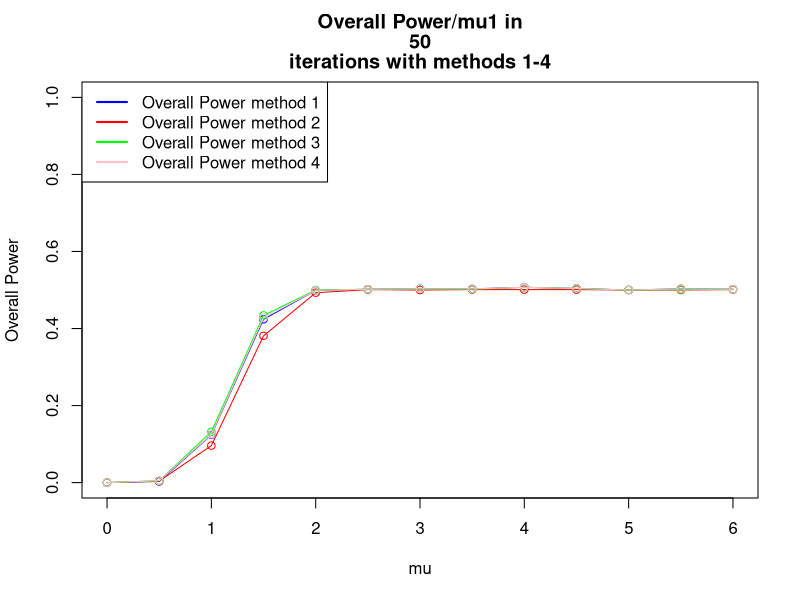
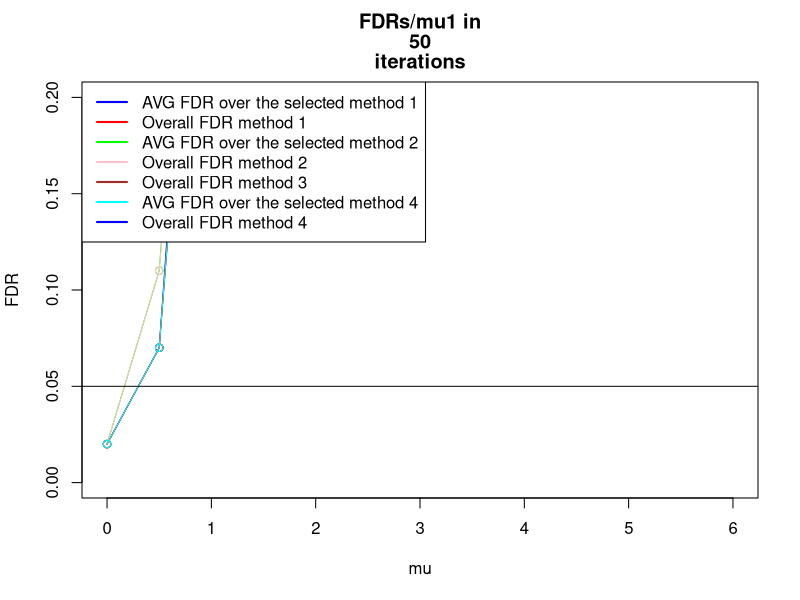
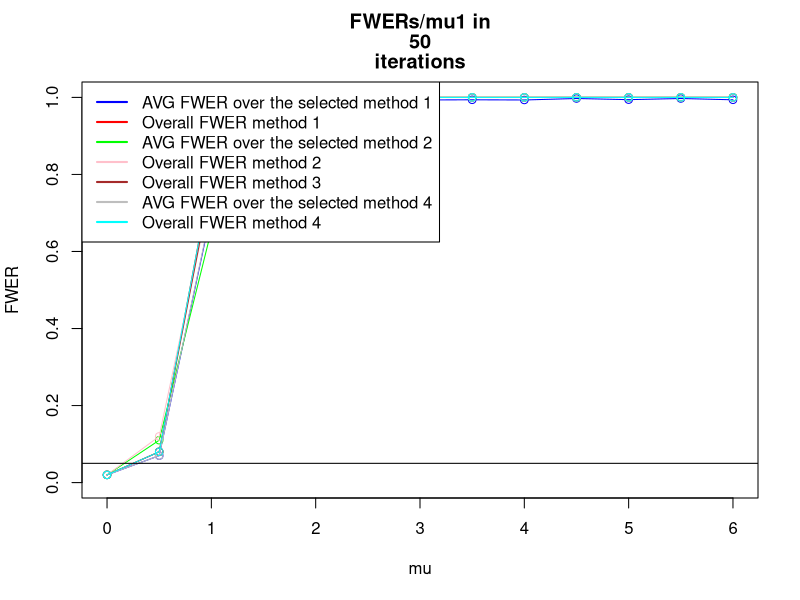
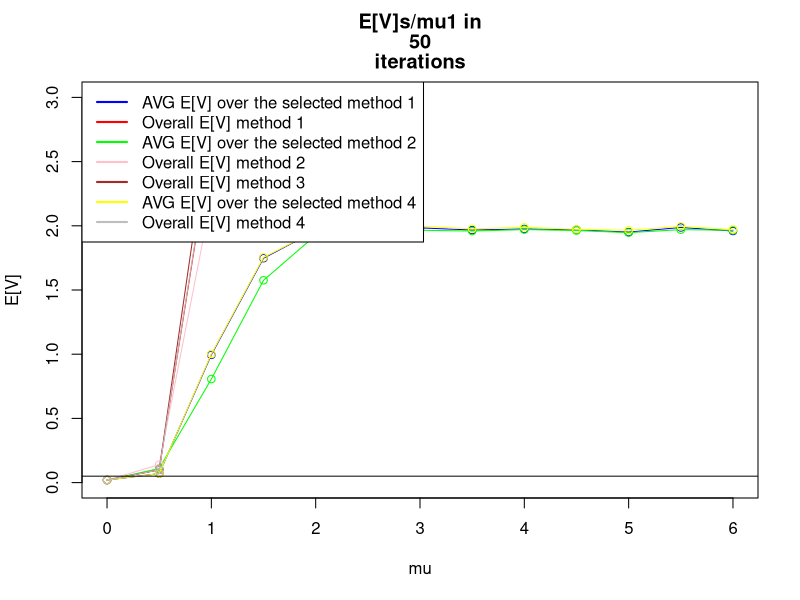
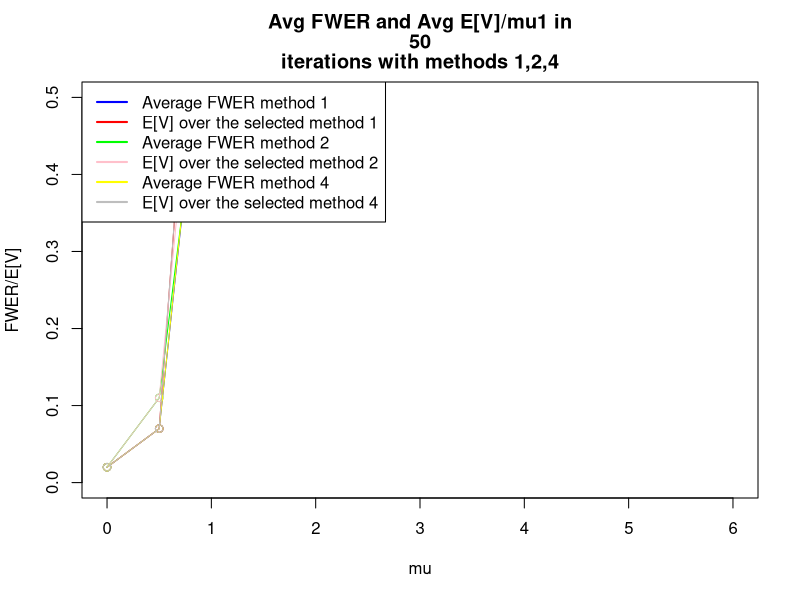

These charts were generated, in order, by the following R code: (Note: this script raises an error after producing the figures.)
iteration <- setClass ("iteration",
                       #Data structure that holds data regarding a certain iteration (=manipulation of random numbers)        
                       slots=c(xbars="numeric",
                               pvals="numeric",
                               refVec="logical",
                               numOfTrues="numeric",
                               truesMu1="numeric",
                               falsesMu1="numeric",
                               size="numeric",
                               proceduresApplied= "list"
                               
                       )
)
procedure <- setClass ("procedure",
                       #a data structure holding the results of certain procedure applied to an iteration
                       
                       slots=c(procedureName="function",
                               rejects="list",
                               fr="numeric",
                               power="numeric",
                               fdr="numeric",
                               fwer="numeric"
                       )
)

calcSimesPVals<- function (PVals){
  min(p.adjust(PVals, method="BH"))
}

calcPower<-function (rejectsLength, falseRejections, size,numOfFalseH0sInRef,details=FALSE){
  #returns num of  true rejections divided by the number of planned rejections
  if (details==TRUE){
    print ("POWER CALC:")
    print (c("rejects:", rejectsLength))
    print (c("fr:", falseRejections))
    print (c("size:", size))
    print (c("numOfFalseH0sInRef:", numOfFalseH0sInRef))
    print (c("Power",(rejectsLength-falseRejections)/(size-numOfFalseH0sInRef)))
  }
  return ((rejectsLength-falseRejections)/(size-numOfFalseH0sInRef))
}

calcFDR<- function (rejects,falseRejections){
  if (rejects$length==0) return (0)
  else 
    return (falseRejections/rejects$length)
}

calcFWER<- function (rejects, falseRejections){
  if (rejects$length==0)
    return (0)
  if (falseRejections>0) 
    return (1)
  if (falseRejections==0) 
    return (0)
}

countFalseFamilyRejections <- function (rejects, numOfSignalFamilies){
  if (rejects$length==0){ #if there were no rejects at all
    return (0)
  }
  return (length(which(rejects$ix>numOfSignalFamilies)))
}

countFalseRejections<-function (rejects , refVec){
  if (rejects$length==0){ #if there were no rejects at all
    return (0)
  }
  
  fr<-0 #false rejections counter
  for (i in 1:rejects$length){ # count num of false rejects
    #     print (refVec)
    if (refVec[rejects$ix[i]]==FALSE) { #if the rejection was false
      fr<-fr+1
    }
  }
  return (fr) 
}

SelectFamiliesBH<-function (familiesSimesPVals){
  #b<-p.adjust(familiesSimesPVals,method="BH")
  #return (which(b<0.05))
  #print ("SELECT: ")
  #print (Preject(familiesSimesPVals))
  #print ("BH SELECT")
  return (Preject(method="BH", pvals=familiesSimesPVals))
  
}  
#return Array of Selected Families and old ixs


OverallBHSelectedFamilies<-function (jointRejects){
  newIXs<-unique(as.integer((jointRejects$ix-1)/10))+1
  return (list ("length"=length(newIXs), "ix"=newIXs))
  
}


rejectTukey <- function (xbars,S,groupSize,qStar){
  statistics=as.numeric(dist(xbars)/sqrt(S/groupSize))
  b<-which(statistics>=qStar)
  
  #   print (statistics)
  #   print ("Q*")
  #   print (qStar)
  #   print (list("length"=length(b), "ix"=b))
  return (list("length"=length(b), "ix"=b))
}

Preject <- function (method="BH", pvals=c(0), details=FALSE, alpha =0.05){
  a<-p.adjust(p=pvals,method=method)
  #   print (a)
  b<- which(a<alpha)
  return (list ("length"=length(b), "ix"=b))
}

calcTukeyPVal <-function(xbars,S,groupSize, numOfGroups){
  pval<- 1-ptukey(q=max(dist(xbars))/sqrt(S/groupSize), 
                  nmeans=numOfGroups ,df=numOfGroups * (groupSize-1))
  return (pval)
}

calcPairwisePVals <-function (xbars,S,groupSize, numOfGroups,i=1,details=FALSE){
  ##useful for method C phase 2
  pvals=2*(1-pt(q=dist(xbars)/sqrt(2*S[i]/groupSize),
                df= numOfGroups*(groupSize-1)))
  if (details==TRUE){
    print (c("PAIRWISE", pvals))
    print (as.numeric(pvals))
  }
  #   readline()
  return (as.numeric(pvals))
}

getRandomXBars <-function (size, numOfTrues, truesMu1=0, falsesMu1, sd=1){
  xbar<- rep(NA,size) #init xbar
  xbar[1:numOfTrues]<- (rnorm(n=numOfTrues,mean=truesMu1,sd=sd)) 
  #define the null first families
  xbar[(numOfTrues+1):size]<- (rnorm(n=size-numOfTrues,mean=falsesMu1,sd=sd)) 
  #define the non-null last families   
  #   print (xbar)
  #   readline()
  return (xbar)
}
setDesVector <-function (size, numOfZeros,mu=4){
  a<-rep(0,numOfZeros)
  b<-rep(mu,size-numOfZeros)
  return (c(a,b))
}

setRefVectorBig <-function(size, numOfZeros,mu, details=FALSE){
  DesVector<-setDesVector(size,numOfZeros,mu)
  if (details==TRUE){
     print ("DesVector:")
     print (DesVector)
     print ("RefVector:")
     print (as.logical(dist(DesVector)))
  }
  return (as.logical(dist(DesVector)))
}

# this method works only for numOfGroups=3, setRefVectorBig does this right for larger sizes
# setRefVector <- function (size, numOfTrues){
#   #initialize reference vector
#   refvec<-rep (NA,size)
#   refvec[1:numOfTrues]<- TRUE # these will be true discoveries
#   refvec[(numOfTrues+1):size]<- FALSE # these will be False Discoveries
#   return (refvec)
# }


#method A(3): Overall BH (one level)
#method B(2): QTukey Statistics (2 levels) 1: TukeyPval , 2: QTukey Stat
#method C(1): BH with pairwise Pval (2 levels) 1: TukeyPVal, 2:Pairwise PVal
#method 4: To be added later - currently empty

#this algorithm builds "numOfFamilies" families, each family of size "numOfGroups",
#with "numOfTrues" trues and the rest of the families are false, with "numOfSignalFamilies"
#families in which there 
#is signal (=numOfTrues is used), and the rest of the families are with no signal (all mus are 0)
#then uses 3 different methods to reject.
tukeyTest2 <-function(n=10000, numOfFamilies=40, numOfGroups=3, numOfTrues=1, numOfSignalFamilies=5,
                      minMu1=0, maxMu1=4, interval=0.5, alpha=0.05, groupSize=16,details=FALSE){
  
  #definition of constant df
  df=numOfGroups*(groupSize-1) #calculate degs of freedom
  
  #define constant methodnames
  METHOD_NAMES=rbind("QTukey Stat", "Pairwise", "Overall BH", "BH BH(Simes)")
  
  #decleration of matrices to keep means, size is # of methods * the number of mu values 
  OvrPowerMeans<-matrix(0,4,(maxMu1-minMu1)/interval+1)
  AVGPowerMeans<-matrix(0,4,(maxMu1-minMu1)/interval+1)
  AVGFDRMeans<-matrix(0,4,(maxMu1-minMu1)/interval+1)
  OvrFDRMeans<-matrix(0,4,(maxMu1-minMu1)/interval+1)
  AVGFWERMeans<-matrix(0,4,(maxMu1-minMu1)/interval+1)
  OvrFWERMeans<-matrix(0,4,(maxMu1-minMu1)/interval+1)
  OvrFRMeans<-matrix(0,4,(maxMu1-minMu1)/interval+1)
  AVGFRMeans<-matrix(0,4,(maxMu1-minMu1)/interval+1)
  
  FAMILYpowerMeans<-matrix(0,4,(maxMu1-minMu1)/interval+1)
  FAMILYFDRMeans<-matrix(0,4,(maxMu1-minMu1)/interval+1)
  FAMILYFWERMeans<-matrix(0,4,(maxMu1-minMu1)/interval+1)
  
  #declration of matrices to keep s.deviation, size is # of methods * the number of mu values 
  OvrPowerSD<-matrix(0,4,(maxMu1-minMu1)/interval+1)
  AVGPowerSD<-matrix(0,4,(maxMu1-minMu1)/interval+1)
  AVGFDRSD<-matrix(0,4,(maxMu1-minMu1)/interval+1)
  OvrFDRSD<-matrix(0,4,(maxMu1-minMu1)/interval+1)
  AVGFWERSD<-matrix(0,4,(maxMu1-minMu1)/interval+1)
  OvrFWERSD<-matrix(0,4,(maxMu1-minMu1)/interval+1)
  OvrFRSD<-matrix(0,4,(maxMu1-minMu1)/interval+1)
  AVGFRSD<-matrix(0,4,(maxMu1-minMu1)/interval+1)
  
  FAMILYpowerSD<-matrix(0,4,(maxMu1-minMu1)/interval+1)
  FAMILYFDRSD<-matrix(0,4,(maxMu1-minMu1)/interval+1)
  FAMILYFWERSD<-matrix(0,4,(maxMu1-minMu1)/interval+1)
  #   PowerOutput<-list()
  
  for (mu in seq(minMu1,maxMu1,interval)){
    
    #matrices for each mu1
    TotalAVGFDR<-matrix(0,4,n)
    TotalAVGFWER<-matrix(0,4,n)
    TotalAVGPower<-matrix(0,4,n)
    TotalOvrFWER<-matrix(0,4,n)
    TotalOvrPower<-matrix(0,4,n)
    TotalAVGFR<-matrix(0,4,n)
    TotalOvrFR<-matrix(0,4,n)
    TotalOvrFDR<-matrix(0,4,n)
    FAMILYpower<-matrix(0,4,n)
    FAMILYFDR<-matrix(0,4,n)
    FAMILYFWER<-matrix(0,4,n)
    FAMILYFR<-matrix(0,4,n)
    
    print (mu)
    #     readline()
    
    #each iteration
    for (iters in 1:n){
      #       print (c("iter:" ,iters))
      
      #setup  of variables
      familyArray= list(numOfFamilies);
      familiesTukeyPVals = numeric(numOfFamilies);
      familiesSimesPVals = numeric(numOfFamilies);
      
      SelectedFamilies<-list(0);
      OverallRejectsLength<-numeric(4) # 4 slots for each method B/C/*/4
      OverallFR <- numeric(4)
      FDRSum <-numeric(4)
      FWERSum <- numeric(4)
      POWERSum <- numeric(4)
      
      jointFamily <- new ("iteration",
                          size=choose(numOfGroups,2)*numOfFamilies,
                          numOfTrues=0+
                            #num of true hypotheses in the no signal zone
                            numOfSignalFamilies*(numOfGroups-1),
                          #num of true hypotheses in the signal zone
                          falsesMu1=mu
      )
      #       print (jointFamily)
      #       readline()
      ##init variance vector
      S=rchisq(n=numOfFamilies,df=df)/df
      
      for (i in 1:numOfFamilies){
        
        familyArray[[i]]= new ("iteration",
                               size=choose (numOfGroups,2),
                               numOfTrues=numOfTrues, #=1
                               falsesMu1=mu
        ) #init family
        
        
        if (i<=numOfSignalFamilies){ #first 5 families with signal
          familyArray[[i]]@refVec=setRefVectorBig(
            size=numOfGroups,
            numOfZeros=numOfGroups-numOfTrues,
            mu=mu,
            details=FALSE)
          #           print ("Reference vector:")
          #           print (familyArray[[i]]@refVec)
          #build reference Vector
          familyArray[[i]]@xbars=getRandomXBars(size=numOfGroups,
                                                numOfTrues=numOfGroups-1,
                                                falsesMu1=mu,
                                                sd=sqrt(1/groupSize))
        }
        else { #35 families no signal
          familyArray[[i]]@refVec=setRefVectorBig(
            size=numOfGroups,
            numOfZeros=numOfGroups,
            mu=mu)
          
          #build reference Vector (we set numOfTrues as 1 and falsesMu1 as 0 so that all xbars are
          #generated around 0, the value of numOfTrues doesnt matter here)
          familyArray[[i]]@xbars=getRandomXBars(size=numOfGroups,
                                                numOfTrues=1,
                                                falsesMu1=0,
                                                sd=sqrt(1/groupSize))
        }
        #                             print ("Reference vector:")
        #                             print (familyArray[[i]]@refVec)
        if (details==TRUE){
          #                    print (i)
          #                    print (familyArray[[i]]@xbars)         
        } #end details print
        
        familyArray[[i]]@pvals=calcPairwisePVals(familyArray[[i]]@xbars,
                                                 S,
                                                 groupSize,
                                                 numOfGroups,
                                                 i=i,
                                                 details=FALSE)
        #        readline()
        #calc Pairwise PVals for Method C(1)
        
        familyArray[[i]]@proceduresApplied=append(familyArray[[i]]@proceduresApplied,
                                                  new ("procedure"))
        familyArray[[i]]@proceduresApplied=append(familyArray[[i]]@proceduresApplied,
                                                  new ("procedure"))
        familyArray[[i]]@proceduresApplied=append(familyArray[[i]]@proceduresApplied,
                                                  new ("procedure"))
        familyArray[[i]]@proceduresApplied=append(familyArray[[i]]@proceduresApplied,
                                                  new ("procedure"))
        familiesTukeyPVals[i]=calcTukeyPVal(familyArray[[i]]@xbars
                                            ,S[i],groupSize, numOfGroups)
        familiesSimesPVals[i]=calcSimesPVals(familyArray[[i]]@pvals)
        
        #calc Tukey PVals for method B(2)
        
        #         print (c("family tukey pval", i, familiesTukeyPVals[i]))
        
        #add to jointFamily for methods 3-4
        jointFamily@refVec=append(jointFamily@refVec,familyArray[[i]]@refVec)
        jointFamily@xbars=append(jointFamily@xbars,familyArray[[i]]@xbars)
        jointFamily@pvals=append(jointFamily@pvals,familyArray[[i]]@pvals)
        jointFamily@proceduresApplied=append(familyArray[[i]]@proceduresApplied,
                                             new ("procedure"))
        jointFamily@proceduresApplied=append(familyArray[[i]]@proceduresApplied,
                                             new ("procedure"))
      } #end for i
      
      if (details==TRUE){
        #         print (jointFamily)
        #         print (familiesSimesPVals)
        #         readline()
      }
      
      #method B,C step 1: select interesting families using BH
      SelectedFamilies[[1]]<-SelectFamiliesBH(familiesTukeyPVals)
      SelectedFamilies[[2]]<-SelectedFamilies[[1]] #for this stage selection for both methods is the same
      qStar=qtukey(p=1-alpha*SelectedFamilies[[1]]$length/numOfFamilies,
                   nmeans=numOfGroups,df=df)
      SelectedFamilies[[4]]<-SelectFamiliesBH(familiesSimesPVals)
      #method 3 - overall BH - take joint family and reject in it using BH
      jointFamily@proceduresApplied[[1]]@rejects=Preject(method="BH", pvals=jointFamily@pvals, alpha=0.05)
      
      SelectedFamilies[[3]]<-OverallBHSelectedFamilies(jointFamily@proceduresApplied[[1]]@rejects)
      #       print (familyArray[[i]]@pvals, qStar)
      #       print ("SELECTS FROM METHOD 4")
      #       print (SelectedFamilies[[4]])
      #             readline()
      
      #calc Family Stats:
      for (methodix in 1:4){
        FAMILYFR[methodix,iters]<-countFalseFamilyRejections(SelectedFamilies[[methodix]],numOfSignalFamilies)
        
        FAMILYpower[methodix,iters]<-calcPower(rejects=SelectedFamilies[[methodix]]$length,
                                               falseRejections=FAMILYFR[methodix,iters],
                                               size=numOfFamilies,
                                               numOfFalseH0sInRef=numOfFamilies-numOfSignalFamilies,
                                               details=FALSE
        ) 
        FAMILYFDR[methodix,iters]<-calcFDR(rejects=SelectedFamilies[[methodix]],falseRejections=FAMILYFR[methodix,iters])
        FAMILYFWER[methodix,iters]<-calcFWER(rejects=SelectedFamilies[[methodix]],falseRejections=FAMILYFR[methodix,iters])
        
        if (details==TRUE){
          print (c("FAMILY POWER",methodix, FAMILYpower[methodix,iters]))
          print (c("FAMILY FR",methodix, FAMILYFR[methodix,iters]))
          print (c("FAMILY FDR",methodix, FAMILYFDR[methodix,iters]))
          print (c("FAMILY FWER",methodix, FAMILYFWER[methodix,iters]))
        }
      }
      
      
      ##method 1/2/4 step 2: #process BH/QTukey on selected families
      for (methodix in 1:4){ #run through methods
        
        #         print (c("METHOD:", methodix))
        if (SelectedFamilies[[methodix]]$length>0){   #if there are any selected families
          for (i in 1:SelectedFamilies[[methodix]]$length){ #run thru selected families
            
            if (methodix==1 || methodix==4){
              #method 1=method C
              #method 4= BH BH (simes)
              #print ("1")
              # reject inside the selected families with BH alpha=0.05*r/m
              familyArray[[SelectedFamilies[[methodix]]$ix[i]]]@proceduresApplied[[methodix]]@rejects<-
                Preject(method="BH", pvals=familyArray[[SelectedFamilies[[methodix]]$ix[i]]]@pvals, 
                        alpha=alpha*SelectedFamilies[[methodix]]$length/numOfFamilies)
            }
            if (methodix==2){
              #methodB
              #print ("2")
              # reject inside the selected families with QTUKEY threshold
              familyArray[[SelectedFamilies[[methodix]]$ix[i]]]@proceduresApplied[[2]]@rejects<-
                rejectTukey( familyArray[[SelectedFamilies[[methodix]]$ix[i]]]@xbars,
                             S[SelectedFamilies[[methodix]]$ix[i]],
                             groupSize,
                             qStar)
              #               print (dist(familyArray[[SelectedFamilies[[methodix]]$ix[i]]]@xbars))
              #               print (familyArray[[SelectedFamilies[[methodix]]$ix[i]]]@refVec)
              #               readline()
            }
            
            if (methodix==3){
              #               for (reject in 1:jointFamily@proceduresApplied[[methodix-2]]@rejects$length){
              #                  rejFamily<-jointFamily@proceduresApplied[[methodix-2]]@rejects$ix[reject]/10
              #                  SelectedFamilies[[3]]<-append(SelectedFamilies[[3]])
              #                  
              #               }
              familyNum<-SelectedFamilies[[methodix]]$ix[i]
              #               print (SelectedFamilies[[methodix]]$ix)
              #               print (c("familynum", familyNum))
              m3rejects<-jointFamily@proceduresApplied[[1]]@rejects$ix
              #               print (m3rejects)
              #             
              m3rejects<-m3rejects[m3rejects> (familyNum-1)*10 &
                                     m3rejects<= (familyNum)*10] -(familyNum-1)*10
              #               print ("after modulus")
              #               print (m3rejects)
              # #               m3rejects<-m3rejects-(familyNum-1)*10
              #               print ("Method 3 rejects")
              #               print(m3rejects)
              #                                
              familyArray[[SelectedFamilies[[methodix]]$ix[i]]]@proceduresApplied[[methodix]]@rejects<-
                list("length"=length(m3rejects), "ix"=m3rejects)
              
              
              #calc stats for joint family
              jointFamily@proceduresApplied[[methodix-2]]@fr=countFalseRejections(jointFamily@proceduresApplied[[methodix-2]]@rejects,jointFamily@refVec)
              jointFamily@proceduresApplied[[methodix-2]]@power=calcPower(jointFamily@proceduresApplied[[methodix-2]]@rejects$length,
                                                                          jointFamily@proceduresApplied[[methodix-2]]@fr, jointFamily@size, jointFamily@size-jointFamily@numOfTrues)
              jointFamily@proceduresApplied[[methodix-2]]@fdr=calcFDR(jointFamily@proceduresApplied[[methodix-2]]@rejects,
                                                                      jointFamily@proceduresApplied[[methodix-2]]@fr)
              jointFamily@proceduresApplied[[methodix-2]]@fwer=calcFWER(jointFamily@proceduresApplied[[methodix-2]]@rejects, 
                                                                        jointFamily@proceduresApplied[[methodix-2]]@fr)
              
              TotalOvrFDR[methodix,iters]=jointFamily@proceduresApplied[[methodix-2]]@fdr
              TotalOvrFWER[methodix,iters]=jointFamily@proceduresApplied[[methodix-2]]@fwer        	
              TotalOvrFR[methodix,iters]=jointFamily@proceduresApplied[[methodix-2]]@fr
              TotalOvrPower[methodix,iters]=jointFamily@proceduresApplied[[methodix-2]]@power						
            }
            
            #calc frs,power,fdr,fwer for the ith selectedfamily
            familyArray[[SelectedFamilies[[methodix]]$ix[i]]]@proceduresApplied[[methodix]]@fr=
              countFalseRejections(
                familyArray[[SelectedFamilies[[methodix]]$ix[i]]]@proceduresApplied[[methodix]]@rejects,
                familyArray[[SelectedFamilies[[methodix]]$ix[i]]]@refVec)
            
            familyArray[[SelectedFamilies[[methodix]]$ix[i]]]@proceduresApplied[[methodix]]@power=
              calcPower(familyArray[[SelectedFamilies[[methodix]]$ix[i]]]@proceduresApplied[[methodix]]@rejects$length,
                        familyArray[[SelectedFamilies[[methodix]]$ix[i]]]@proceduresApplied[[methodix]]@fr, 
                        familyArray[[SelectedFamilies[[methodix]]$ix[i]]]@size, 
                        length(which(familyArray[[SelectedFamilies[[methodix]]$ix[i]]]@refVec==FALSE)))
            
            familyArray[[SelectedFamilies[[methodix]]$ix[i]]]@proceduresApplied[[methodix]]@fdr=
              calcFDR(familyArray[[SelectedFamilies[[methodix]]$ix[i]]]@proceduresApplied[[methodix]]@rejects,
                      familyArray[[SelectedFamilies[[methodix]]$ix[i]]]@proceduresApplied[[methodix]]@fr)
            
            familyArray[[SelectedFamilies[[methodix]]$ix[i]]]@proceduresApplied[[methodix]]@fwer=
              calcFWER(familyArray[[SelectedFamilies[[methodix]]$ix[i]]]@proceduresApplied[[methodix]]@rejects,
                       familyArray[[SelectedFamilies[[methodix]]$ix[i]]]@proceduresApplied[[methodix]]@fr)
            if (details==TRUE){ 
              print (c("Family number:", SelectedFamilies[[methodix]]$ix[i]))
              print (c("FRs:", familyArray[[SelectedFamilies[[methodix]]$ix[i]]]@proceduresApplied[[methodix]]@fr))
              print (c("FDR:", familyArray[[SelectedFamilies[[methodix]]$ix[i]]]@proceduresApplied[[methodix]]@fdr))
              print (c("FWER: ", familyArray[[SelectedFamilies[[methodix]]$ix[i]]]@proceduresApplied[[methodix]]@fwer))
              print (c("Power: ", familyArray[[SelectedFamilies[[methodix]]$ix[i]]]@proceduresApplied[[methodix]]@power))
              print (c("Rejects:", familyArray[[SelectedFamilies[[methodix]]$ix[i]]]@proceduresApplied[[methodix]]@rejects$length))
            } #end details print
            POWERSum[methodix]=POWERSum[methodix]+ familyArray[[SelectedFamilies[[methodix]]$ix[i]]]@proceduresApplied[[methodix]]@power
            FDRSum[methodix]=FDRSum[methodix]+familyArray[[SelectedFamilies[[methodix]]$ix[i]]]@proceduresApplied[[methodix]]@fdr
            FWERSum[methodix]=FWERSum[methodix]+familyArray[[SelectedFamilies[[methodix]]$ix[i]]]@proceduresApplied[[methodix]]@fwer      		
            OverallFR[methodix]=OverallFR[methodix]+familyArray[[SelectedFamilies[[methodix]]$ix[i]]]@proceduresApplied[[methodix]]@fr
            OverallRejectsLength[methodix]=OverallRejectsLength[methodix]+familyArray[[SelectedFamilies[[methodix]]$ix[i]]]@
              proceduresApplied[[methodix]]@rejects$length
            
            
          } #end for loop of i selected families     
          #           print (c("OVERALL REJECTS LENGTH method :", methodix ,OverallRejectsLength[methodix]))
          
          
          TotalAVGFDR[methodix, iters] <-FDRSum[methodix]/SelectedFamilies[[methodix]]$length
          if (is.nan(TotalAVGFDR[methodix, iters])) {
            TotalAVGFDR[methodix, iters]<-0
          }
          TotalAVGFWER[methodix, iters]<-FWERSum[methodix]/SelectedFamilies[[methodix]]$length
          if (is.nan(TotalAVGFDR[methodix, iters])) {
            TotalAVGFWER[methodix, iters]<-0
          }
          TotalAVGPower[methodix,iters]<-POWERSum[methodix]/SelectedFamilies[[methodix]]$length
          if (is.nan(TotalAVGPower[methodix, iters])) {
            TotalAVGPower[methodix, iters]<-0
          }
          #           print ("TOTAL OVR POWER CALC")
          #           print ("")
          TotalOvrPower[methodix, iters]<- calcPower(rejects=OverallRejectsLength[methodix],
                                                     falseRejections=OverallFR[methodix],
                                                     size=jointFamily@size,
                                                     numOfFalseH0sInRef=jointFamily@size-jointFamily@numOfTrues
          ) 
          
          TotalOvrFR[methodix, iters]<-OverallFR[methodix]
          TotalAVGFR[methodix, iters]<-OverallFR[methodix]/SelectedFamilies[[methodix]]$length
          
          TotalOvrFDR[methodix, iters]<- OverallFR[methodix]/OverallRejectsLength[methodix]
          if (is.nan(TotalOvrFDR[methodix, iters])) {
            TotalOvrFDR[methodix, iters]<-0
          }
          
          TotalOvrFWER[methodix, iters]<-sign(TotalOvrFDR[methodix, iters])
          if (is.nan(TotalOvrFWER[methodix, iters])) {
            TotalOvrFWER[methodix, iters]<-0
          }
          
          print (c("Iteration:", iters, "mu1:", mu, "method:", methodix))
          print (c("Average FDR:", FDRSum[methodix]/SelectedFamilies[[methodix]]$length))
          print (c("Overall FDR: ",  OverallFR[methodix]/OverallRejectsLength[methodix]))
          print (c("Average FWER: ", FWERSum[methodix]/SelectedFamilies[[methodix]]$length))
          print (c("Overall FR: ", OverallFR[methodix]))
          print (c("Interesting Families () are",SelectedFamilies[[methodix]]))
          #readline()
          
          
        } #end if selected families exist
        else {
          #"no selected families in iteration - all stats  are 0"
          #           print ("no families selected")
          TotalAVGPower[methodix,iters]<-0
          TotalAVGFDR[methodix,iters]<-0
          TotalAVGFWER[methodix,iters]<-0
          TotalOvrFWER[methodix,iters]<-0
          TotalOvrPower[methodix,iters]<-0
          TotalOvrFR[methodix,iters]<-0
          TotalAVGFR[methodix,iters]<-0
          TotalOvrFDR[methodix,iters]<-0
        }
      } #end for methodix
      
      
      
      #			print ("TOTAL OVR FDR")
      #			print (TotalOvrFDR)
    } #end n for - iterations
    
    #print ("Total AVG FDR")
    #print (mean(TotalAVGFDR))
    #print ("Total AVG FWER")
    #print (mean(TotalAVGFWER))
    #print ("Total Ovr FR")
    #print (mean(TotalOvrFR))
    #print ("Total OVr FDR")
    #print (mean(TotalOvrFDR))
    
    for (methodix in 1:4){
      #calc final means
      AVGFDRMeans[methodix,(mu-minMu1)/interval+1]<-mean(TotalAVGFDR[methodix,])
      AVGFWERMeans[methodix,(mu-minMu1)/interval+1]<-mean(TotalAVGFWER[methodix,])
      AVGFRMeans[methodix,(mu-minMu1)/interval+1]<-mean(TotalAVGFR[methodix,])
      AVGPowerMeans[methodix,(mu-minMu1)/interval+1]<-mean(TotalAVGPower[methodix,])
      
      OvrPowerMeans[methodix,(mu-minMu1)/interval+1]<-mean(TotalOvrPower[methodix,])
      OvrFDRMeans[methodix,(mu-minMu1)/interval+1]<-mean(TotalOvrFDR[methodix,])
      OvrFWERMeans[methodix,(mu-minMu1)/interval+1]<-mean(TotalOvrFWER[methodix,])
      OvrFRMeans[methodix,(mu-minMu1)/interval+1]<-mean(TotalOvrFR[methodix,])
      
      FAMILYFDRMeans[methodix,(mu-minMu1)/interval+1]<-mean(FAMILYFDR[methodix,])
      FAMILYFWERMeans[methodix,(mu-minMu1)/interval+1]<-mean(FAMILYFWER[methodix,])
      FAMILYpowerMeans[methodix,(mu-minMu1)/interval+1]<-mean(FAMILYpower[methodix,])
      #calc final SDs
      AVGFDRSD[methodix,(mu-minMu1)/interval+1]<-sd(TotalAVGFDR[methodix,])
      OvrPowerSD[methodix,(mu-minMu1)/interval+1] <-sd(TotalOvrPower[methodix,])   
      AVGFWERSD[methodix,(mu-minMu1)/interval+1]<-sd(TotalAVGFWER[methodix,])
      AVGFRSD[methodix,(mu-minMu1)/interval+1]<-sd(TotalAVGFR[methodix,])
      
      OvrPowerSD[methodix,(mu-minMu1)/interval+1]<-sd(TotalOvrPower[methodix,])
      OvrFDRSD[methodix,(mu-minMu1)/interval+1]<-sd(TotalOvrFDR[methodix,])
      OvrFWERSD[methodix,(mu-minMu1)/interval+1]<-sd(TotalOvrFWER[methodix,])
      OvrFRSD[methodix,(mu-minMu1)/interval+1]<-sd(TotalOvrFR[methodix,])
      
      FAMILYFDRSD[methodix,(mu-minMu1)/interval+1]<-sd(FAMILYFDR[methodix,])
      FAMILYFWERSD[methodix,(mu-minMu1)/interval+1]<-sd(FAMILYFWER[methodix,])
      FAMILYpowerSD[methodix,(mu-minMu1)/interval+1]<-sd(FAMILYpower[methodix,])
      
      #			print ('Ovr fdrmeans')
      #			print (OvrFDRMeans)
      
    } #end methodix for 
    #     PowerOutput[[(mu-minMu1)/interval+1]]=TotalOvrPower
  } #end mu for
  
  
  
  #	print (OvrFDRMeans[1,])
  #	print (OvrFDRMeans[2,])
  #	print (AVGFDRMeans[1,])
  #	print (AVGFDRMeans[2,])
  #	
  
  plot (seq(minMu1,maxMu1,interval),OvrPowerMeans[1,], 
        col="blue", ylim=c(0,1),xlab= "mu", ylab= "Overall Power",
        main =c("Overall Power/mu1 in", n, "iterations with methods 1-4"), type="o")
  lines (seq(minMu1,maxMu1,interval),OvrPowerMeans[2,], col="red", type="o")
  lines (seq(minMu1,maxMu1,interval),OvrPowerMeans[3,], col="green", type="o")
  lines (seq(minMu1,maxMu1,interval),OvrPowerMeans[4,], col="pink", type="o")
  
  
  legend("topleft", 
         legend= c("Overall Power method 1", "Overall Power method 2", 
                   "Overall Power method 3","Overall Power method 4"), 
         lty=c(1,1,1,1),
         lwd=c(2,2,2,2),
         col=c("blue","red", "green", "pink")
  )
  plot (seq(minMu1,maxMu1,interval),AVGFDRMeans[1,], 
        col="blue", ylim=c(0,0.2),xlab= "mu", ylab= "FDR",
        main =c("FDRs/mu1 in", n, "iterations"), type="o")
  lines (seq(minMu1,maxMu1,interval),OvrFDRMeans[1,], col="red", type="o")
  lines (seq(minMu1,maxMu1,interval),AVGFDRMeans[2,], col="green", type="o")
  lines (seq(minMu1,maxMu1,interval),OvrFDRMeans[2,], col="pink", type="o")
  lines (seq(minMu1,maxMu1,interval),OvrFDRMeans[3,], col="brown", type="o")
  lines (seq(minMu1,maxMu1,interval),OvrFDRMeans[4,], col="cyan", type="o")
  abline (h=0.05, col="black")
  
  legend("topleft", 
         legend= c("AVG FDR over the selected method 1", "Overall FDR method 1",
                   "AVG FDR over the selected method 2", "Overall FDR method 2", 
                   "Overall FDR method 3",
                   "AVG FDR over the selected method 4", "Overall FDR method 4" ), 
         lty=c(1,1,1,1),
         lwd=c(2,2,2,2),
         col=c("blue","red", "green", "pink", "brown","cyan")
  )
  plot (seq(minMu1,maxMu1,interval),AVGFWERMeans[1,], 
        col="blue", ylim=c(0,1),xlab= "mu", ylab= "FWER",
        main =c("FWERs/mu1 in", n, "iterations"), type="o")
  lines (seq(minMu1,maxMu1,interval),OvrFWERMeans[1,], col="red", type="o")
  lines (seq(minMu1,maxMu1,interval),AVGFWERMeans[2,], col="green", type="o")
  lines (seq(minMu1,maxMu1,interval),OvrFWERMeans[2,], col="pink", type="o")
  lines (seq(minMu1,maxMu1,interval),OvrFWERMeans[3,], col="brown", type="o")
  lines (seq(minMu1,maxMu1,interval),AVGFWERMeans[4,], col="grey", type="o")
  lines (seq(minMu1,maxMu1,interval),OvrFWERMeans[4,], col="cyan", type="o")
  abline (h=0.05, col="black")
  
  legend("topleft", 
         legend= c("AVG FWER over the selected method 1", "Overall FWER method 1",
                   "AVG FWER over the selected method 2", "Overall FWER method 2", 
                   "Overall FWER method 3", 
                   "AVG FWER over the selected method 4","Overall FWER method 4"), 
         lty=c(1,1,1,1),
         lwd=c(2,2,2,2),
         col=c("blue","red", "green", "pink", "brown","grey", "cyan")
  )
  
  plot (seq(minMu1,maxMu1,interval),AVGFRMeans[1,], 
        col="blue", ylim=c(0,3),xlab= "mu", ylab= "E[V]",
        main =c("E[V]s/mu1 in", n, "iterations"), type="o")
  lines (seq(minMu1,maxMu1,interval),OvrFRMeans[1,], col="red", type="o")
  lines (seq(minMu1,maxMu1,interval),AVGFRMeans[2,], col="green", type="o")
  lines (seq(minMu1,maxMu1,interval),OvrFRMeans[2,], col="pink", type="o")
  lines (seq(minMu1,maxMu1,interval),OvrFRMeans[3,], col="brown", type="o")
  lines (seq(minMu1,maxMu1,interval),AVGFRMeans[4,], col="yellow", type="o")
  lines (seq(minMu1,maxMu1,interval),OvrFRMeans[4,], col="grey", type="o")
  abline (h=0.05, col="black")
  
  legend("topleft", 
         legend= c("AVG E[V] over the selected method 1", "Overall E[V] method 1", 
                   "AVG E[V] over the selected method 2", "Overall E[V] method 2", 
                   "Overall E[V] method 3",
                   "AVG E[V] over the selected method 4", "Overall E[V] method 4"), 
         lty=c(1,1,1,1),
         lwd=c(2,2,2,2),
         col=c("blue","red", "green", "pink", "brown","yellow","grey")
  )
  plot (seq(minMu1,maxMu1,interval),AVGFWERMeans[1,] , col="blue", ylim=c(0,0.5),
        ylab="FWER/E[V]", xlab="mu",
        main =c("Avg FWER and Avg E[V]/mu1 in", n, "iterations with methods 1,2,4"), type="o")
  #    readline()
  lines (seq(minMu1,maxMu1,interval),AVGFRMeans[1,], col="red", type="o")
  lines (seq(minMu1,maxMu1,interval),AVGFWERMeans[2,], col="green", type="o")
  lines (seq(minMu1,maxMu1,interval),AVGFRMeans[2,], col="pink", type="o")
  lines (seq(minMu1,maxMu1,interval),AVGFWERMeans[4,], col="yellow", type="o")
  lines (seq(minMu1,maxMu1,interval),AVGFRMeans[4,], col="grey", type="o")
  legend("topleft", 
         legend= c("Average FWER method 1","E[V] over the selected method 1",
                   "Average FWER method 2","E[V] over the selected method 2",
                   "Average FWER method 4","E[V] over the selected method 4"), 
         lty=c(1,1,1,1),
         lwd=c(2,2,2,2),
         col=c("blue","red", "green", "pink","yellow","grey")
  )
  
  #change column names in table
  colnames(OvrPowerMeans)<-seq(minMu1,maxMu1,interval)
  colnames(AVGPowerMeans)<-seq(minMu1,maxMu1,interval)
  colnames(OvrFDRMeans)<-seq(minMu1,maxMu1,interval)
  colnames(AVGFDRMeans)<-seq(minMu1,maxMu1,interval)
  colnames(OvrFWERMeans)<-seq(minMu1,maxMu1,interval)
  colnames(OvrFRMeans)<-seq(minMu1,maxMu1,interval)
  colnames(AVGFRMeans)<-seq(minMu1,maxMu1,interval)
  colnames(AVGFWERMeans)<-seq(minMu1,maxMu1,interval)
  colnames(FAMILYFWERMeans)<-seq(minMu1,maxMu1,interval)
  colnames(FAMILYFDRMeans)<-seq(minMu1,maxMu1,interval)
  colnames(FAMILYpowerMeans)<-seq(minMu1,maxMu1,interval)
  
  colnames(OvrPowerSD)<-seq(minMu1,maxMu1,interval)
  colnames(AVGPowerSD)<-seq(minMu1,maxMu1,interval)
  colnames(OvrFDRSD)<-seq(minMu1,maxMu1,interval)
  colnames(AVGFDRSD)<-seq(minMu1,maxMu1,interval)
  colnames(OvrFWERSD)<-seq(minMu1,maxMu1,interval)
  colnames(OvrFRSD)<-seq(minMu1,maxMu1,interval)
  colnames(AVGFRSD)<-seq(minMu1,maxMu1,interval)
  colnames(AVGFWERSD)<-seq(minMu1,maxMu1,interval)
  colnames(FAMILYFWERSD)<-seq(minMu1,maxMu1,interval)
  colnames(FAMILYFDRSD)<-seq(minMu1,maxMu1,interval)
  colnames(FAMILYpowerSD)<-seq(minMu1,maxMu1,interval)
  #   rownames(OvrPowerMeans)<-c("QTukey Stat", "Pairwise", "Overall BH", "BH BH")
  
  print ("OVERALL POWER:")
  print (OvrPowerMeans)
  print ("AVG POWER:")
  print (AVGPowerMeans)
  print ("AVG FDR:")
  print( AVGFDRMeans)
  print ("OVERALL FDR:")
  print( OvrFDRMeans)
  print ("OVERALL FWER:")
  print(OvrFWERMeans)
  print ("OVERALL E[V]:")
  print(OvrFRMeans)
  print ("AVG E[V]: ")
  print (AVGFRMeans)
  print ("AVG FWER: ")
  print (AVGFWERMeans)
  print ("FAMILY POWER:")
  print (FAMILYpowerMeans)
  print ("FAMILY FDR:")
  print (FAMILYFDRMeans)
  print ("FAMILY FWER:")
  print (FAMILYFWERMeans)
  
  print ("OVERALL POWER SD:")
  print (OvrPowerSD)
  print ("AVG POWER SD:")
  print (AVGPowerSD)
  print ("AVG FDR SD:")
  print( AVGFDRSD)
  print ("OVERALL FDR SD:")
  print( OvrFDRSD)
  print ("OVERALL FWER SD:")
  print(OvrFWERSD)
  print ("OVERALL E[V] SD:")
  print(OvrFRSD)
  print ("AVG E[V] SD: ")
  print (AVGFRSD)
  print ("AVG FWER SD: ")
  print (AVGFWERSD)
  print ("FAMILY POWER SD:")
  print (FAMILYpowerSD)
  print ("FAMILY FDR SD:")
  print (FAMILYFDRSD)
  print ("FAMILY FWER SD:")
  print (FAMILYFWERSD)
  
  #export to EXCEL MEANS
  wb<-loadWorkbook(paste("TukeyTest MEANS",Sys.Date(),"numOfGroups=",numOfGroups,"n=",n,".xls"), create = TRUE)
  
  createSheet(wb, name = "AVG FDR")
  writeWorksheet(wb, cbind(METHOD_NAMES,AVGFDRMeans), sheet = "AVG FDR")
  createSheet(wb, name = "OVERALL POWER")
  writeWorksheet(wb, cbind(METHOD_NAMES,OvrPowerMeans),  sheet = "OVERALL POWER")
  createSheet(wb, name = "OVERALL FDR")
  writeWorksheet(wb, cbind(METHOD_NAMES,OvrFDRMeans), sheet = "OVERALL FDR")
  createSheet(wb, name = "OVERALL FWER")
  writeWorksheet(wb, cbind(METHOD_NAMES,OvrFWERMeans), sheet = "OVERALL FWER")
  createSheet(wb, name = "OVERALL E(V)")
  writeWorksheet(wb, cbind(METHOD_NAMES,OvrFRMeans), sheet = "OVERALL E(V)")
  createSheet(wb, name = "AVG E(V)")
  writeWorksheet(wb, cbind(METHOD_NAMES,AVGFRMeans), sheet = "AVG E(V)")
  createSheet(wb, name = "AVG FWER")
  writeWorksheet(wb, cbind(METHOD_NAMES,AVGFWERMeans), sheet = "AVG FWER")
  
  createSheet(wb, name = "FAMILY POWER")
  writeWorksheet(wb, cbind(METHOD_NAMES,OvrPowerMeans),  sheet = "FAMILY POWER")
  createSheet(wb, name = "FAMILY FDR")
  writeWorksheet(wb, cbind(METHOD_NAMES,OvrFDRMeans), sheet = "FAMILY FDR")
  createSheet(wb, name = "FAMILY FWER")
  writeWorksheet(wb, cbind(METHOD_NAMES,OvrFWERMeans), sheet = "FAMILY FWER")
  
  saveWorkbook(wb)
  
  #export to EXCEL SDs
  wb<-loadWorkbook(paste("TukeyTest sd",Sys.Date(),"numOfGroups=",numOfGroups,"n=",n,".xls"), create = TRUE)
  
  createSheet(wb, name = "AVG FDR")
  writeWorksheet(wb, cbind(METHOD_NAMES,AVGFDRSD), sheet = "AVG FDR")
  createSheet(wb, name = "OVERALL POWER")
  writeWorksheet(wb, cbind(METHOD_NAMES,OvrPowerSD),  sheet = "OVERALL POWER")
  createSheet(wb, name = "OVERALL FDR")
  writeWorksheet(wb, cbind(METHOD_NAMES,OvrFDRSD), sheet = "OVERALL FDR")
  createSheet(wb, name = "OVERALL FWER")
  writeWorksheet(wb, cbind(METHOD_NAMES,OvrFWERSD), sheet = "OVERALL FWER")
  createSheet(wb, name = "OVERALL E(V)")
  writeWorksheet(wb, cbind(METHOD_NAMES,OvrFRSD), sheet = "OVERALL E(V)")
  createSheet(wb, name = "AVG E(V)")
  writeWorksheet(wb, cbind(METHOD_NAMES,AVGFRSD), sheet = "AVG E(V)")
  createSheet(wb, name = "AVG FWER")
  writeWorksheet(wb, cbind(METHOD_NAMES,AVGFWERSD), sheet = "AVG FWER")
  createSheet(wb, name = "FAMILY POWER")
  writeWorksheet(wb, cbind(METHOD_NAMES,OvrPowerSD),  sheet = "FAMILY POWER")
  createSheet(wb, name = "FAMILY FDR")
  writeWorksheet(wb, cbind(METHOD_NAMES,OvrFDRSD), sheet = "FAMILY FDR")
  createSheet(wb, name = "FAMILY FWER")
  writeWorksheet(wb, cbind(METHOD_NAMES,OvrFWERSD), sheet = "FAMILY FWER")
  
  saveWorkbook(wb)
  
  
  #   print(PowerOutput)
}

#tukeyTest2(n=100)
tukeyTest2(n=50, numOfGroups=5,numOfTrues=3, interval=0.5, minMu1=0, maxMu1=6,details=FALSE)
